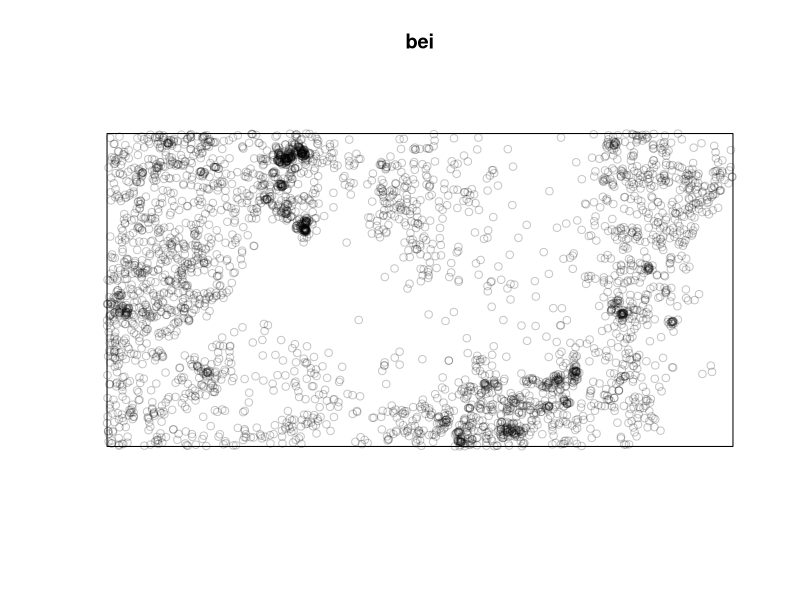
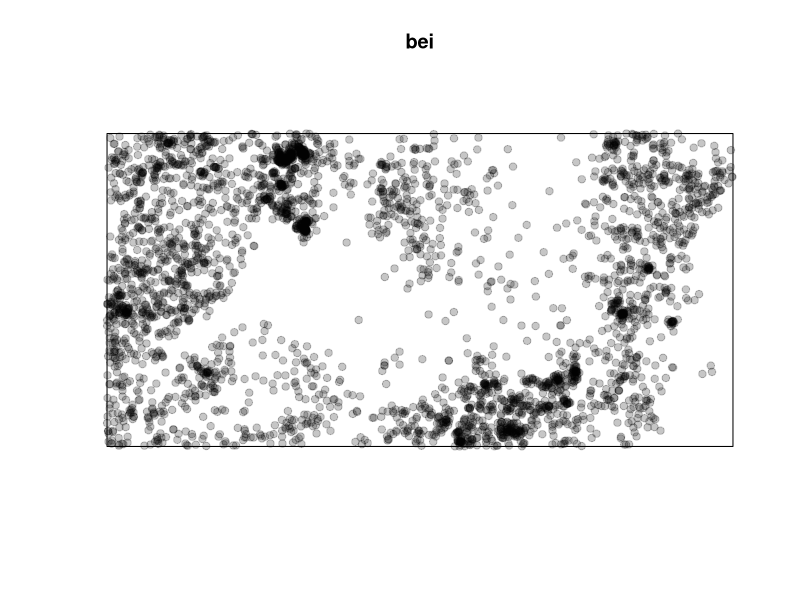
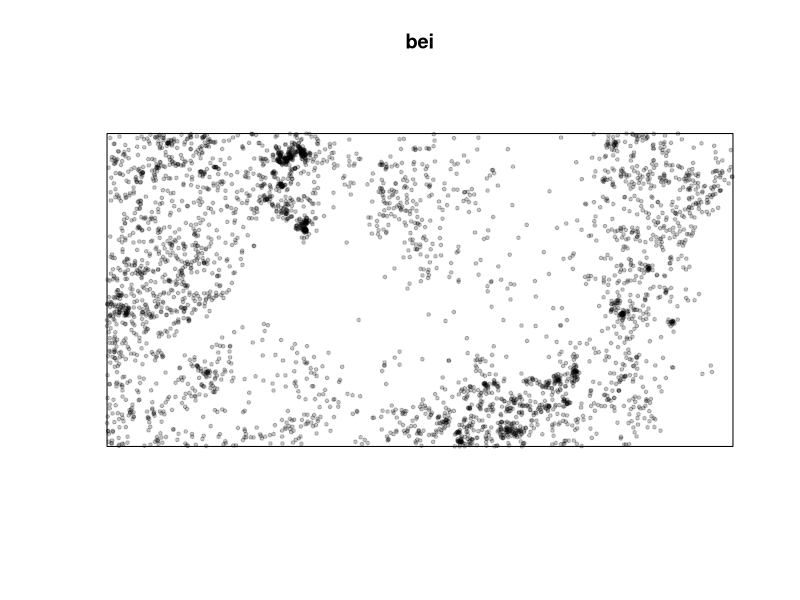
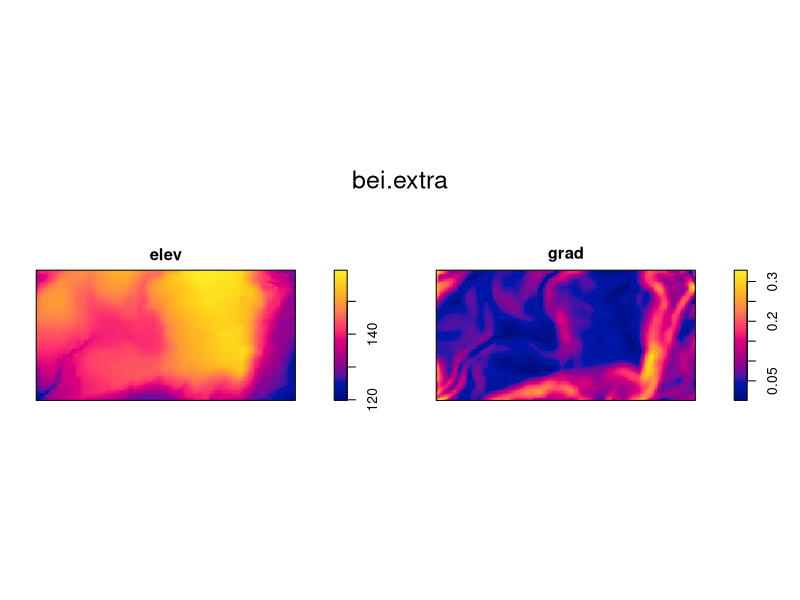
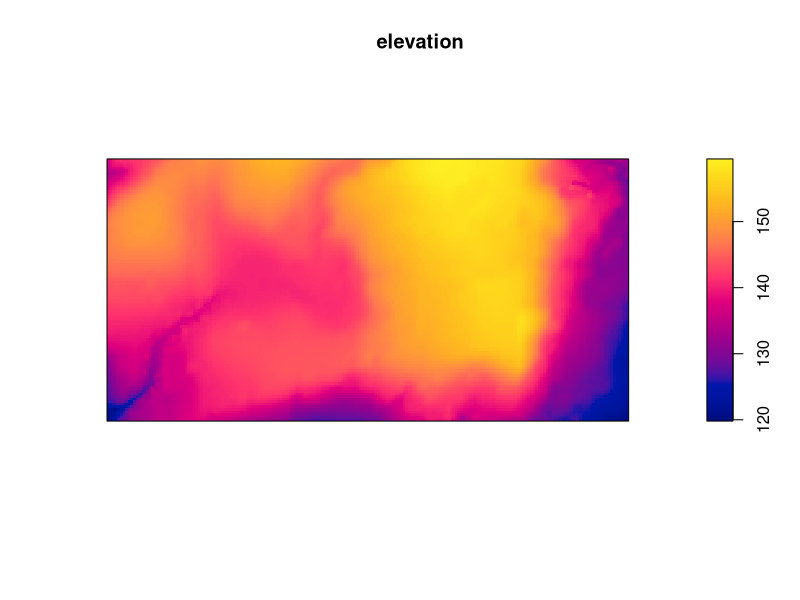
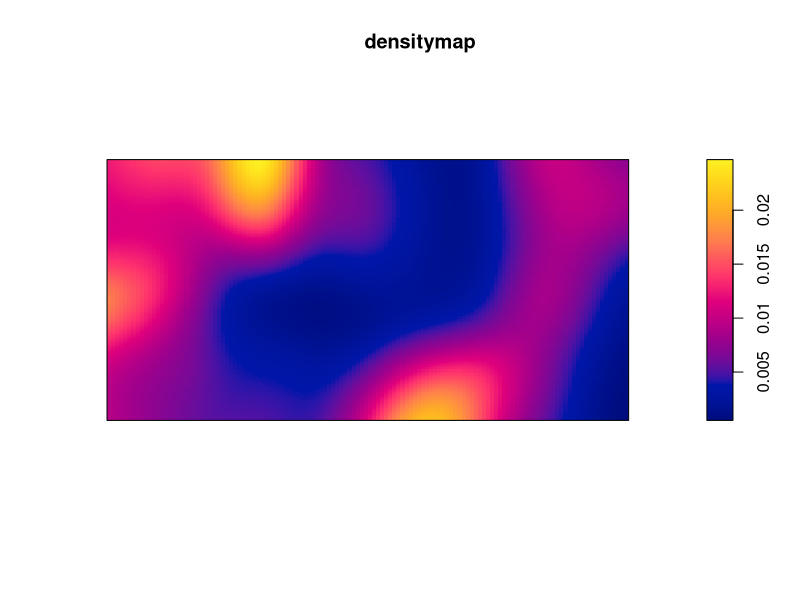
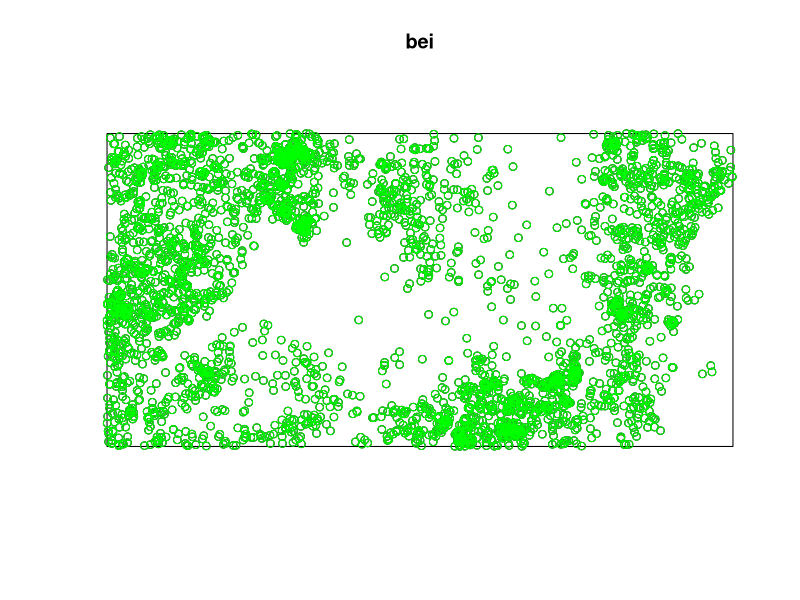

These charts were generated, in order, by the following R code:
# How to calculate the density of individuals in population

# Installing the spatstat package
install.packages ("spatstat")

#Recalling the package
library (spatstat)

#dataset
bei

plot (bei)

# Changing the argument
plot(bei, pch=19)

# changing the shape and size
plot(bei, pch=19, cex=.5)

# covariate images 
bei.extra

plot(bei.extra)

#extracting data
elevation <- bei.extra$elev
plot(elevation)

elevation <- bei.extra[[1]]

# Density map starting from points
densitymap <- density(bei)

plot(densitymap)
plot(bei)

points(bei)
points(bei, col="green")
